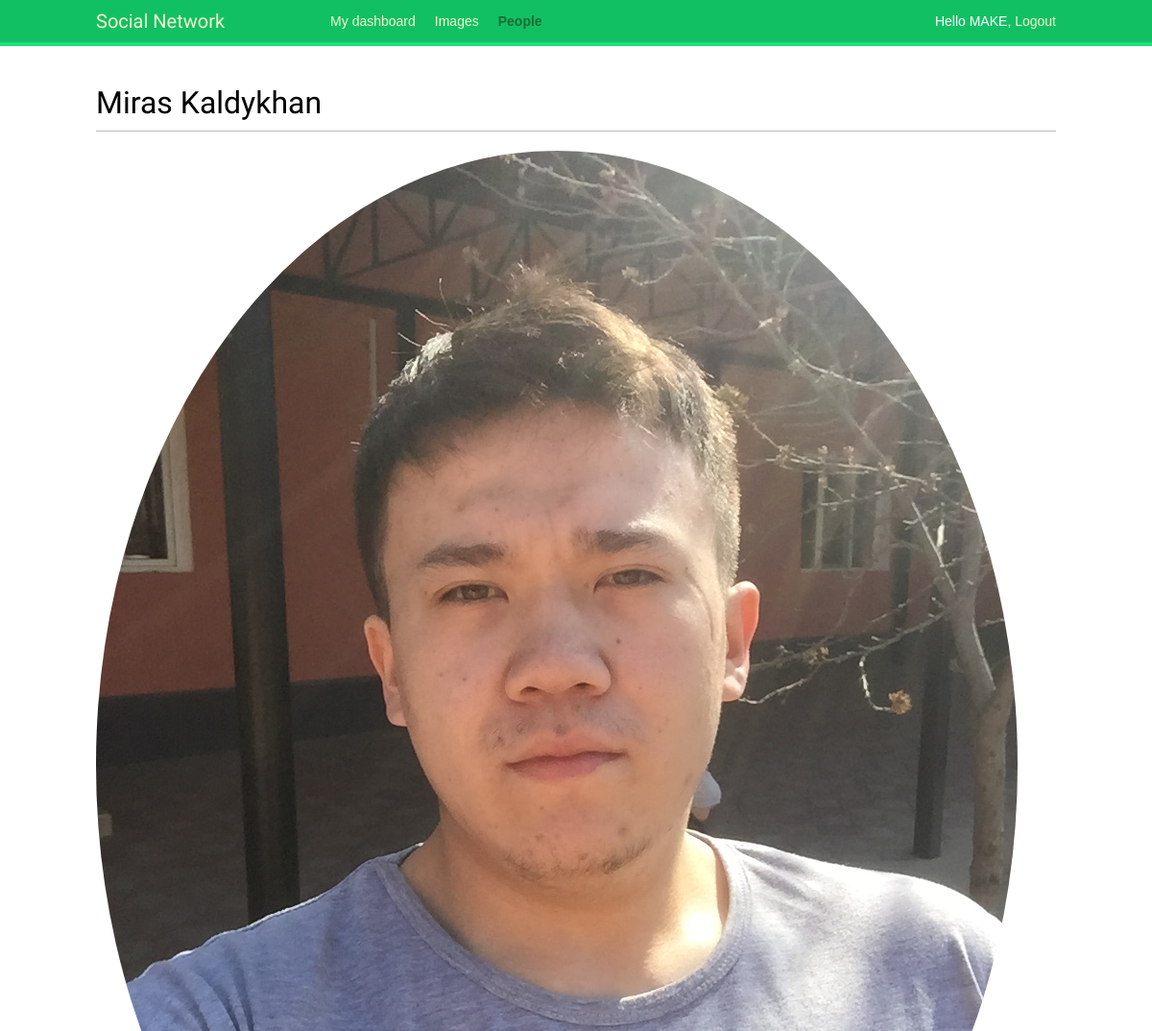
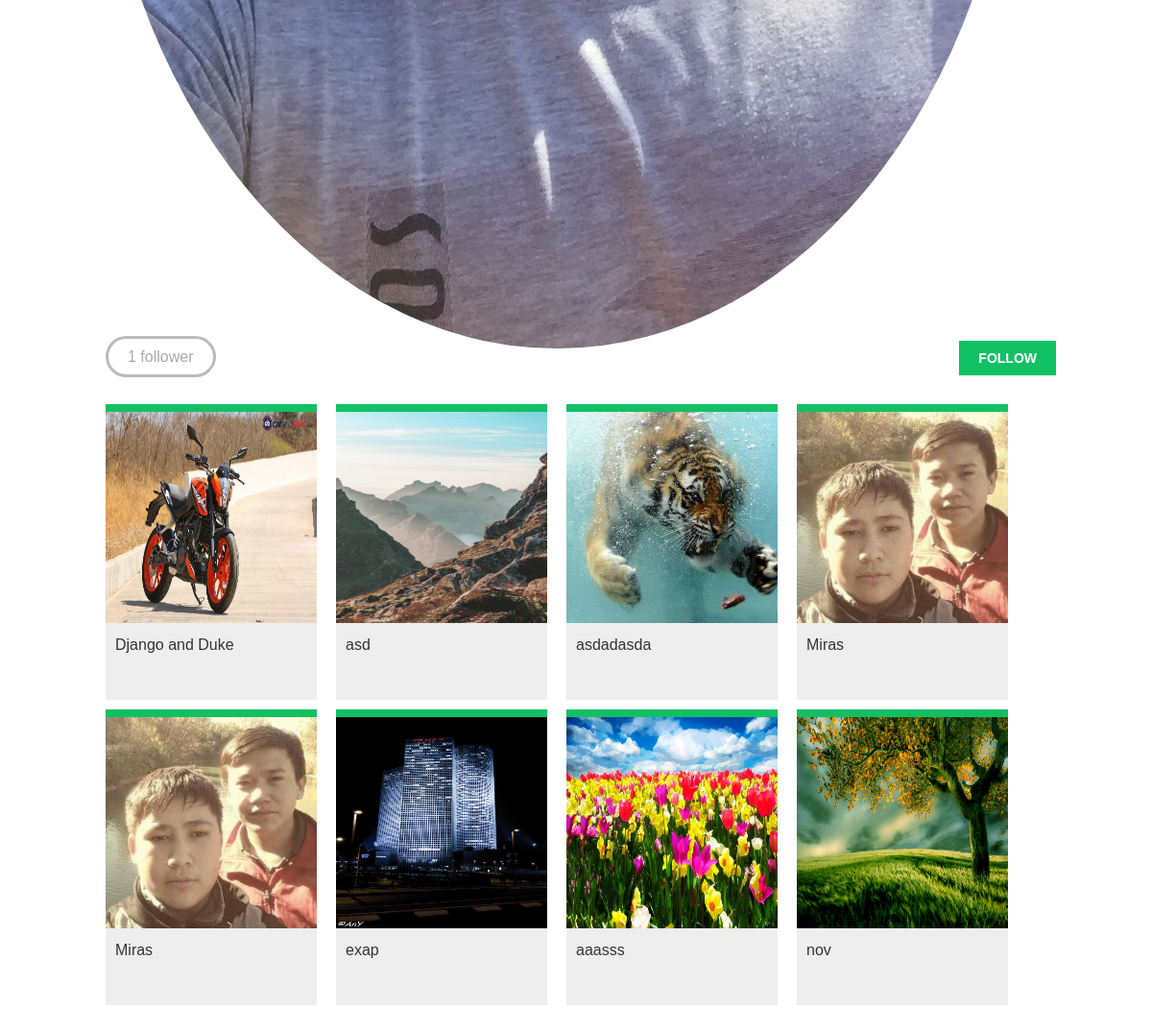
Page /user/Miras/ (signed in) on the committed database (2 pictures, top to bottom).
### images/models.py (models this page shows, shortened)
class Image(models.Model):
    user = models.ForeignKey(settings.AUTH_USER_MODEL,
                             related_name='images_created', on_delete=models.CASCADE)
    title = models.CharField(max_length=200)
    slug = models.SlugField(max_length=200, blank=True)
    url = models.URLField()
    image = models.ImageField(upload_to='images/%Y/%m/%d')
    description = models.TextField(blank=True)
    created = models.DateField(auto_now_add=True, db_index=True)
    users_like = models.ManyToManyField(settings.AUTH_USER_MODEL,
                                        related_name='images_liked',
                                        blank=True)
    def get_absolute_url(self):
        return reverse('images:detail', args=[self.id, self.slug])

### mainapp/views.py (the view)
# urls.py: path('user/<username>/', views.user_detail, name='user_detail'),
@login_required
def user_detail(request, username):
    user = get_object_or_404(User, username=username, is_active=True)
    return render(request, 'account/user/detail.html', {'section': 'people', 'user': user})

### templates/account/user/detail.html (shortened to what this page needs)
{% extends 'base.html' %}
{% load thumbnail %}
{% block content %}
    <h1>{{ user.get_full_name }}</h1>
    <div class="profile-info">
        {% thumbnail user.profile.photo '180x180' crop='100%' as im %}
            <img src="{{ im.url }}" class="user-detail">
        {% endthumbnail %}
    </div>
    {% with total_followers=user.followers.count %}
        <span class="count">
            <span class="total">{{ total_followers }}</span>
            follower{{ total_followers|pluralize }}
        </span>
        <a href="#" data-id="{{ user.id }}"
           data-action="{% if request.user in user.followers.all %}un{% endif %}follow"
           class="follow button">
        {% if request.user not in user.followers.all %}
        Follow
        {% else %}
        Unfollow
        {% endif %}
        </a>
        <div id="image-list" class="image-container">
            {% include "images/image/list_ajax.html" with images=user.images_created.all %}
        </div>
    {% endwith %}
{% endblock %}

### templates/base.html (shortened to what this page needs)
{% load static %}
<!DOCTYPE html>
<html lang="en">
<head>
    <link rel="stylesheet" href="{% static 'css/base.css' %}">
</head>
<body>
    <div id="header">
    <span class="logo"><a href="{% url 'dashboard' %}">Social Network</a></span>
        {% if request.user.is_authenticated %}
            <ul class="menu">
            <li {% if section == "dashboard" %} class="selected"{% endif %}>
            <a href="{% url "dashboard" %}">My dashboard</a>
            </li>
            <li {% if section == "images" %}class="selected"{% endif %}>
            <a href="{% url 'images:list' %}">Images</a>
            </li>
            <li {% if section == "people" %}class="selected"{% endif %}>
            <a href="{% url 'user_list' %}">People</a>
            </li>
            </ul>
        {% endif %}
        <span class="user">
        {% if request.user.is_authenticated %}
            Hello {{ request.user.first_name }},
            <a href="{% url "logout" %}">Logout</a>
            {% else %}
            <a href="{% url "login" %}">Log-in</a>
        {% endif %}
        </span>
    </div>
    <div id="content">
        {% block content %}{% endblock %}
    </div>
</body>
</html>

### templates/images/image/list_ajax.html
{% load thumbnail %}
{% for image in images %}
    <div class="image">
        <a href="{{ image.get_absolute_url }}">
            {% thumbnail image.image "300x300" crop="100%" as im %}
            <a href="{{ image.get_absolute_url }}">
                <img src="{{ im.url }}">
            </a>
            {% endthumbnail %}
        </a>
    <div class="info">
        <a href="{{ image.get_absolute_url }}" class="title">{{ image.title }}</a>
    </div>
    </div>
{% endfor %}

### mainapp/static/css/base.css (style rules this page uses)
body { margin:0; padding:0; font-family:helvetica, sans-serif; }
a { color:#12c064; text-decoration:none; }
h1, h2, h3, h4, h5 , h6 { font-family: 'Muli', sans-serif; font-weight:normal; }
h1 { border-bottom:1px solid #bbb; padding:0 0 10px 0; margin:10px 0 20px 0; }
#header { padding:10px 100px; font-size:14px; background:#12c064; color:#fff; border-bottom:4px solid #1cdf78; overflow:auto; }
#header .logo { font-family: 'Muli', sans-serif; float:left; color:#f3f7cc; font-size:20px; margin-right:10%; }
#header ul.menu { list-style:none; float:left; margin:0; padding:0; }
#header ul.menu li { float:left; padding:4px 10px; }
#header ul.menu li.selected a, #header ul.menu li.selected a:hover { color:#1b6d32; font-weight:bold; }
#header a { color:#f3f7cc; }
#header .user { float:right; padding-top:4px; }
#content { padding:30px 100px; }
input[type=submit], a.button { font-weight:bold; background:#12c064; color:#fff; padding:10px 20px; font-size:14px; text-transform:uppercase; }
.count { color:#aaa; border:3px solid #bbb; border-radius:26px; padding:10px 20px; margin:20px 10px 0; }
a.like, a.follow { float:right; margin-top:-8px; }
#image-list { overflow:auto; }
#image-list .image { float:left; width:220px; height:300px; margin:0 10px 10px 10px; border-top:8px solid #12c064; background:#eee; }
#image-list img { width:220px; height:220px; }
#image-list .info { padding:10px; }
#image-list .info a { color:#333; }
img.user-detail { border-radius:50%; float:left; }
.profile-info { float:left; overflow:auto; margin-right:20px; }
.image-container { margin-top:40px; }

### rows in the picture
Image: shows a picture, title "Django and Duke"
Image: shows a picture, title "asd"
Image: shows a picture, title "asdadasda"
Image: title "Miras"
Image: title "Miras"
Image: shows a picture, title "exap"
Image: shows a picture, title "aaasss"
Image: shows a picture, title "nov"

### other values in the picture
{{ request.user.first_name }} "MAKE"
{{ user.get_full_name }} "Miras Kaldykhan"
{{ total_followers }} "1"
